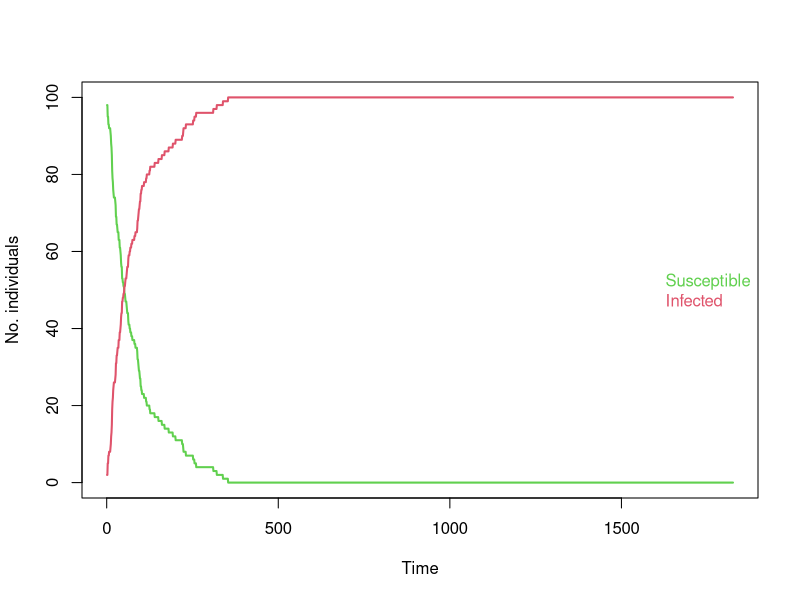
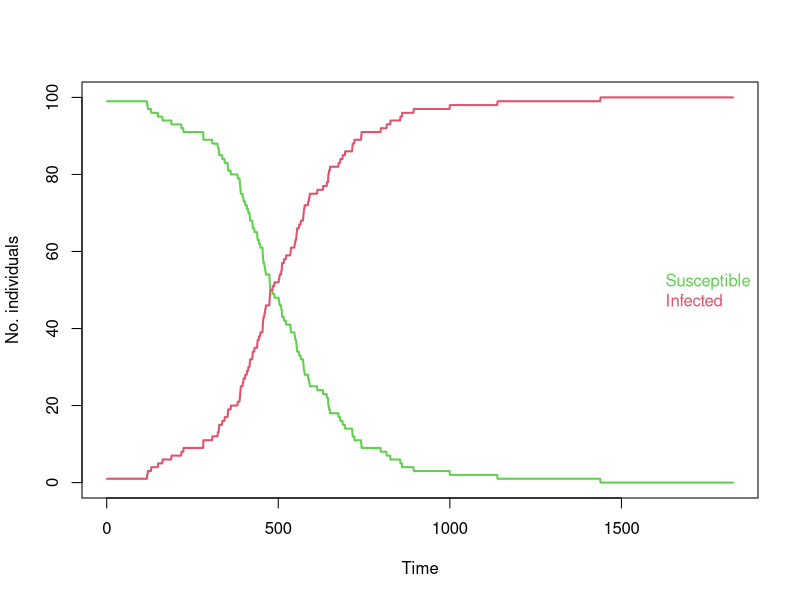
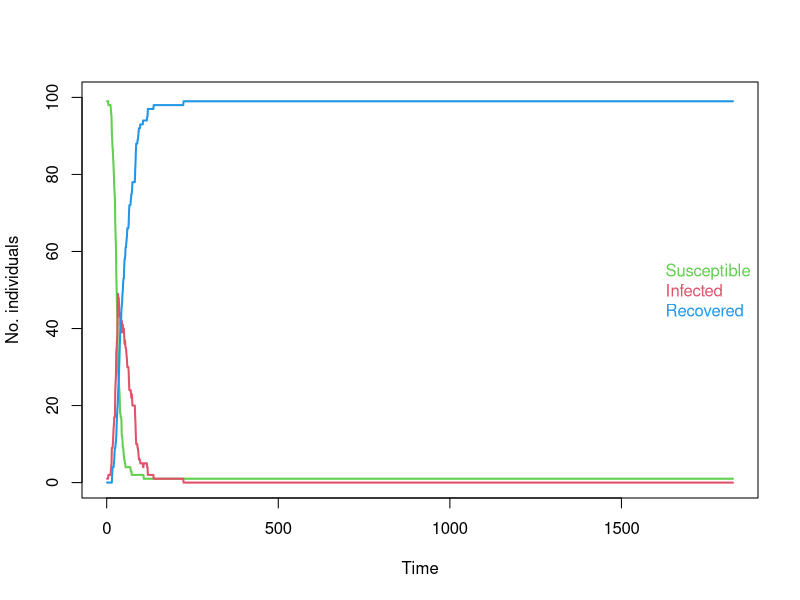
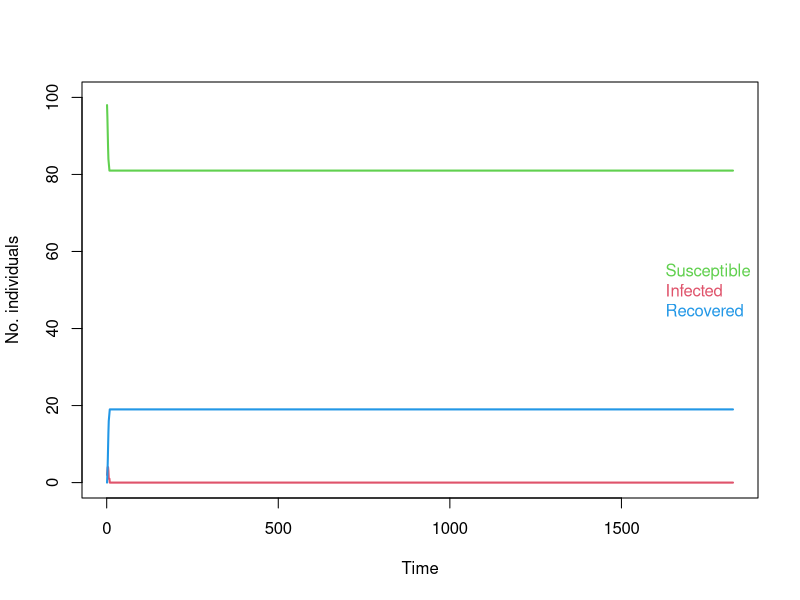
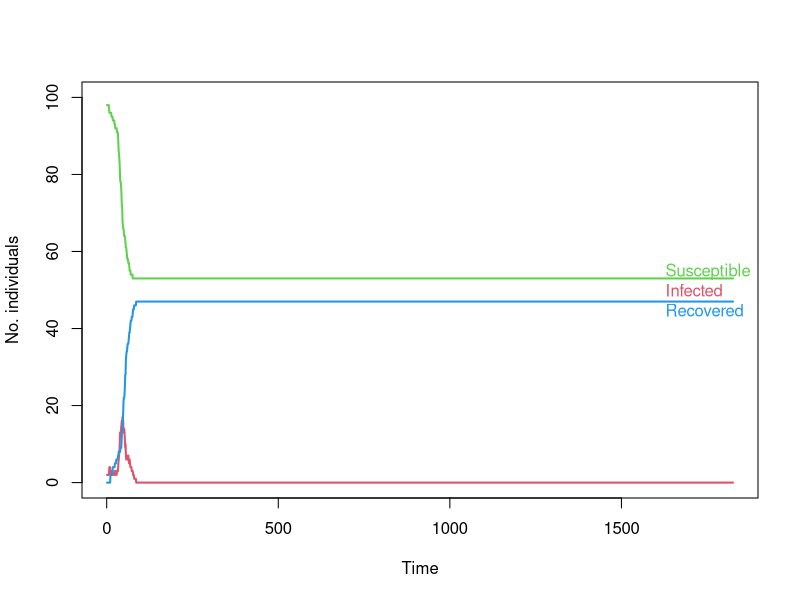

Write the R code that produced these figures, in order.
## ---- chunk 1
## This code along with the makefile allows us to show solutions conditional on file type
set.seed(2022-07-22)
solution_start <- function(){
	rv <- ""
	if(!params$solutions & !solution_current){
		if(params$latex) rv <- "\\begin{comment}" else rv <- "<!--"
		knitr::opts_chunk$set(eval = FALSE)
		solution_current <<- TRUE
	}
	return(rv)
}
solution_end <- function(){
	rv <- ""
	if(!params$solutions & solution_current){
		if(params$latex) rv <- "\\end{comment}" else rv <- "-->"
		knitr::opts_chunk$set(eval = TRUE)
		solution_current <<- FALSE
	}
	return(rv)
}
solution_current <- FALSE
## ---- chunk 2
set.seed(250)

n_cows <- 100

# Create the farm:
farm <- data.frame(id =1:n_cows,
                   age=round(runif(n_cows,730,1642)),
                   infected=0)

# We start by initially infected one cow - the first one:
farm$infected[1] <- 1

# We set the probability of infection:
ProbInfection <- 0.01

# We want to simulate 5 years:
end_time <- 5 * 365

# Collect the mean age of the cows in herd over time:
age_collect <- numeric(end_time)

# Collect the number of susceptible and infected animals at each time point:
inf_collect <- data.frame(susceptible=rep(0,end_time), infected=rep(0, end_time))

for (t in seq_len(end_time))
{

    # Identify the cows that are not infected (susceptible):
    PotInf       <- which(farm$infected==0)
    # Draw randomly which of the cows that should be (newly) infected:
    NewInf       <- PotInf[rbinom(length(PotInf),1,prob=ProbInfection)==1]
    # If there are new infections, then we infect them:
    if(length(NewInf)>0) farm$infected[NewInf] <- 1

   # Add one day to the age of all the animals, for each simulated:
   farm$age <- farm$age + 1

   # Save the daily mean age of all cows:
   age_collect[t] <- mean(farm$age)
   
   # Save the number of susceptible and infected:
   sus <- length(farm$infected[farm$infected==0])
   inf <- length(farm$infected[farm$infected==1])
   inf_collect[t,1] <- sus
   inf_collect[t,2] <- inf
}

## ---- chunk 3

plot(inf_collect$susceptible, type="l", lwd=2, col=3, xlab="Time", ylab="No. individuals", ylim=c(0,n_cows))
lines(inf_collect$infected, type="l", lwd=2, col=2)
legend("right", text.col=c(3,2), legend=c("Susceptible", "Infected"), 
       bty="n")

## ---- chunk 4
set.seed(250)

n_cows <- 100

# Create the farm:
farm <- data.frame(id =1:n_cows,
                   age=round(runif(n_cows,730,1642)),
                   infected=0)

# We start by initially infected one cow - the first one:
farm$infected[1] <- 1

# We set the probability of infection:
Beta <- 0.01

# We want to simulate 5 years:
end_time <- 5 * 365

# Collect the mean age of the cows in herd over time:
age_collect <- numeric(end_time)

# Collect the number of susceptible and infected animals at each time point:
inf_collect <- data.frame(susceptible=rep(0,end_time), infected=rep(0, end_time))

for (t in seq_len(end_time))
{
    # We update the ProbInf within the model:
    ProbInfection <- Beta * sum(farm$infected==1) / n_cows

    # Identify the cows that are not infected (susceptible):
    PotInf       <- which(farm$infected==0)
    # Draw randomly which of the cows that should be (newly) infected:
    NewInf       <- PotInf[rbinom(length(PotInf),1,prob=ProbInfection)==1]
    # If there are new infections, then we infect them:
    if(length(NewInf)>0) farm$infected[NewInf] <- 1

   # Add one day to the age of all the animals, for each simulated:
   farm$age <- farm$age + 1

   # Save the daily mean age of all cows:
   age_collect[t] <- mean(farm$age)
   
   # Save the number of susceptible and infected:
   sus <- length(farm$infected[farm$infected==0])
   inf <- length(farm$infected[farm$infected==1])
   inf_collect[t,1] <- sus
   inf_collect[t,2] <- inf
}


plot(inf_collect$susceptible, type="l", lwd=2, col=3, xlab="Time", ylab="No. individuals", ylim=c(0,n_cows))
lines(inf_collect$infected, type="l", lwd=2, col=2)
legend("right", text.col=c(3,2), legend=c("Susceptible", "Infected"), 
       bty="n")

## ---- chunk 5
set.seed(250)

n_cows <- 100

# Create the farm:
farm <- data.frame(id =1:n_cows,
                   age=round(runif(n_cows,730,1642)),
                   infected=0)

# We now have three compartments in the "infected" column:
# 0 = Susceptible
# 1 = Infected
# 2 = Recovered

# We start by initially infected one cow - the first one:
farm$infected[1] <- 1

# We set the probability of infection:
Beta <- 0.19

# We set the probability of cure:
Gamma <- 0.03

# We want to simulate 5 years:
end_time <- 5 * 365

# Collect the mean age of the cows in herd over time:
age_collect <- numeric(end_time)

# Collect the number of susceptible and infected animals at each time point:
inf_collect <- data.frame(susceptible=rep(0,end_time), infected=rep(0, end_time), recovered=rep(0, end_time))

for (t in seq_len(end_time))
{
   # We update the ProbInf within the model:
   ProbInfection <- Beta * sum(farm$infected==1) / n_cows
   
   ### Infection ###
   
   # Identify the cows that are not infected (susceptible):
   PotInf       <- which(farm$infected==0)
   # Draw randomly which of the cows that should be (newly) infected:
   NewInf       <- PotInf[rbinom(length(PotInf),1,prob=ProbInfection)==1]
   # If there are new infections, then we infect them:
   if(length(NewInf)>0) farm$infected[NewInf] <- 1
   
   ### Recovery ###
   
   # Identify the cows that are infected:
   PotRec       <- which(farm$infected==1)
   # Draw randomly which of the cows that should recover:
   NewRec       <- PotRec[rbinom(length(PotRec),1,prob=Gamma)==1]
   # If there are any recoveries, they recover:
   if(length(NewRec)>0) farm$infected[NewRec] <- 2

   # Add one day to the age of all the animals, for each simulated:
   farm$age <- farm$age + 1
   
   # Save the daily mean age of all cows:
   age_collect[t] <- mean(farm$age)
   
   # Save the number of susceptible, infected and recovered:
   sus <- length(farm$infected[farm$infected==0])
   inf <- length(farm$infected[farm$infected==1])
   rec <- length(farm$infected[farm$infected==2])
   
   inf_collect[t,1] <- sus
   inf_collect[t,2] <- inf
   inf_collect[t,3] <- rec
}


plot(inf_collect$susceptible, type="l", lwd=2, col=3, xlab="Time", ylab="No. individuals", ylim=c(0,n_cows))
lines(inf_collect$infected, type="l", lwd=2, col=2)
lines(inf_collect$recovered, type="l", lwd=2, col=4)
legend("right", text.col=c(3,2, 4), legend=c("Susceptible", "Infected", "Recovered"), 
       bty="n")

## ---- chunk 6
set.seed(5)

n_cows <- 100

# Create the farm:
farm <- data.frame(id =1:n_cows,
                   age=round(runif(n_cows,730,1642)),
                   infected=0, infected_days=0)

# We now have three compartments in the "infected" column:
# 0 = Susceptible
# 1 = Infected
# 2 = Recovered

# We start by initially infected one cow - the first one:
farm$infected[1] <- 1

# We set the probability of infection:
Beta <- 0.85

# We want to simulate 5 years:
end_time <- 5 * 365

# Collect the mean age of the cows in herd over time:
age_collect <- numeric(end_time)

# Collect the number of susceptible and infected animals at each time point:
inf_collect <- data.frame(susceptible=rep(0,end_time), infected=rep(0, end_time), recovered=rep(0, end_time))

for (t in seq_len(end_time))
{
   # We update the ProbInf within the model:
   ProbInfection <- Beta * sum(farm$infected==1) / n_cows
   
   ### Infection ###
   
   # Identify the cows that are not infected (susceptible):
   PotInf       <- which(farm$infected==0)
   # Draw randomly which of the cows that should be (newly) infected:
   NewInf       <- PotInf[rbinom(length(PotInf),1,prob=ProbInfection)==1]
   # If there are new infections, then we infect them:
   if(length(NewInf)>0) farm$infected[NewInf] <- 1
   
   # Identify the cows that have been infected for 10 days:
   Rec          <- which(farm$infected_days==1)
   # If there are any recoveries, they recover:
   if(length(Rec)>0) farm$infected[Rec] <- 2
   # And we set their infected counter to zero again:
   if(length(Rec)>0) farm$infected_days[Rec] <- 0

   # And update the infected days counter (at each time step):
   farm$infected_days[farm$infected==1] <- farm$infected_days[farm$infected==1] + 1

   
   ### Recovery ###

   # Add one day to the age of all the animals, for each simulated:
   farm$age <- farm$age + 1
   
   # Save the daily mean age of all cows:
   age_collect[t] <- mean(farm$age)
   
   # Save the number of susceptible, infected and recovered:
   sus <- length(farm$infected[farm$infected==0])
   inf <- length(farm$infected[farm$infected==1])
   rec <- length(farm$infected[farm$infected==2])

   inf_collect[t,1] <- sus
   inf_collect[t,2] <- inf
   inf_collect[t,3] <- rec
}


plot(inf_collect$susceptible, type="l", lwd=2, col=3, xlab="Time", ylab="No. individuals", ylim=c(0,n_cows))
lines(inf_collect$infected, type="l", lwd=2, col=2)
lines(inf_collect$recovered, type="l", lwd=2, col=4)
legend("right", text.col=c(3,2, 4), legend=c("Susceptible", "Infected", "Recovered"), 
       bty="n")

## ---- chunk 7
library("R6")

## Define the farm class:
Farm <- R6Class("Farm",

  # Private objects that we can only see within the class:
  private = list(
    
    # The number of cows:
    n_cows = 0L,
    
    # The age of replacement heifers:
    age_heifer = 0L,
    
    # The age at which animals are replaced:
    age_replacement = 0L,
    
    # Beta:
    beta = 0.0,
    
    # Number of infected days:
    max_infected_days = 0L,
    
    # The data frame of cows:
    cows = data.frame(id = numeric(0),
                      age = numeric(0),
                      infected = numeric(0),
                      infected_days = numeric(0)),
    
    # The current time:
    time = 0L
    
  ),
                              
  # The public methods:
	public = list(

	  # An initialize method is mandatory:
		initialize = function(n_cows, age_heifer = 730, age_replacement = 1642, beta = 0.01, infected_days=10L) {
		  
		  # Set the number of cows:
		  private$n_cows <- n_cows
		  
		  # Store the ages using the public method we provide below:
		  self$set_replacement_ages(age_heifer = age_heifer, age_replacement = age_replacement)
		  
		  # Store beta:
		  self$set_beta(beta)
		  
		  # Store infected_days:
		  self$set_infected_days(infected_days)
		                
		  # Set the data frame of cows:
		  private$cows <- data.frame(id = 1:n_cows, 
		                  age = round(runif(n_cows,age_heifer,age_replacement)),
                      infected = 0,
                      infected_days = 0)
		  
		  # Set the time:
		  private$time <- 1L
		  
		},

		# A set method for the replacement ages:
		set_replacement_ages = function(age_heifer = NULL, age_replacement = NULL) {
		  if(!is.null(age_heifer)) private$age_heifer <- age_heifer
		  if(!is.null(age_replacement)) private$age_replacement <- age_replacement
		},

		# A set method for beta:
		set_beta = function(beta) {
		  private$beta <- beta
		},
		
		# A set method for infected_days:
		set_infected_days = function(infected_days) {
		  private$max_infected_days <- infected_days
		},
		
		# An infect method to change the status of a single cow:
		infect = function(cow) {
		  
		  private$cows$infected[cow] <- 1L
		  private$cows$infected_days[cow] <- 0L
		  
		},
		
		# An update method for a single time step:
		update = function() {
		  
		  ## First some sanity checks to help find bugs:
		  stopifnot(all(private$cows$infected %in% c(0,1,2)))
		  stopifnot(all(private$cows$infected_days >= 0))

		  
		  ## Do the infection part:

		  # Update prob_inf partly using a method we define below:
		  ProbInfection <- private$beta * self$get_totals()["infected"] / private$n_cows
		  
      # Identify the cows that are not infected (susceptible):
      PotInf <- which(private$cows$infected==0)
      # Draw randomly which of the cows that should be (newly) infected:
      NewInf <- PotInf[rbinom(length(PotInf),1,prob=ProbInfection)==1]
      # If there are new infections, then we infect them:
      if(length(NewInf)>0){
        private$cows$infected[NewInf] <- 1
        private$cows$infected_days[NewInf] <- 0
      }
  	  
		  ## Do the recovery part:
		  
      # Identify the cows that have been infected for 10 days:
      Rec <- which(private$cows$infected_days >= private$max_infected_days)
      # If there are any recoveries, they recover and we set their infected counter to zero again:
      if(length(Rec)>0) {
        private$cows$infected[Rec] <- 2
        private$cows$infected_days[Rec] <- 0
      }

		  ## Then update counters:
		  
      # Update the infected days counter:
      private$cows$infected_days[private$cows$infected==1] <- private$cows$infected_days[private$cows$infected==1] + 1

		  # If cows reach the age of age_replacement, they are replaced with a new cow that is age_heifer days old:
      private$cows$age[private$cows$age>=private$age_replacement] <- private$age_heifer

		  private$cows$age <- private$cows$age + 1L
  	  private$time <- private$time + 1L

		},

		# A method to get the current cows:
		get_cows = function() {
		  
		  return(private$cows)
		  
		},
		
		# A method to get the current average age:
		get_mean_age = function() {
		  
		  mean_age <- mean(private$cows$age)
		  return(mean_age)
		  
		},
		
		# A method to get the number of susceptible, infected and recovered:
		get_totals = function() {
		  
		  stopifnot(all(private$cows$infected %in% c(0,1,2)))
		  rv <- c(
		    susceptible = sum(private$cows$infected==0L),
		    infected = sum(private$cows$infected==1L),
		    recovered = sum(private$cows$infected==2L)
		  )
		  
		  return(rv)
		  
		}

	)
)
## ---- chunk 8
# Create a new object, specifying beta explicitly so that it is more interesting:
farm <- Farm$new(n_cows = 100L, beta = 0.15)

end_time <- 5 * 365
age_collect <- numeric(end_time)
inf_collect <- data.frame(susceptible=rep(0,end_time), infected=rep(0, end_time), recovered=rep(0, end_time))

# First we must initialise infection in animal 1:
farm$infect(1L)

# Then we can loop over the other time points:
for (t in seq_len(end_time)) {
  
   # Update the object:
   farm$update()

   # Save the daily mean age of all cows:
   age_collect[t] <- farm$get_mean_age()

   # Save the infection statuses:
   inf_collect[t,1:3] <- farm$get_totals()
}

plot(inf_collect$susceptible, type="l", lwd=2, col=3, xlab="Time", ylab="No. individuals", ylim=c(0,n_cows))
lines(inf_collect$infected, type="l", lwd=2, col=2)
lines(inf_collect$recovered, type="l", lwd=2, col=4)
legend("right", text.col=c(3,2, 4), 
       legend=c("Susceptible", "Infected", "Recovered"), bty="n")
